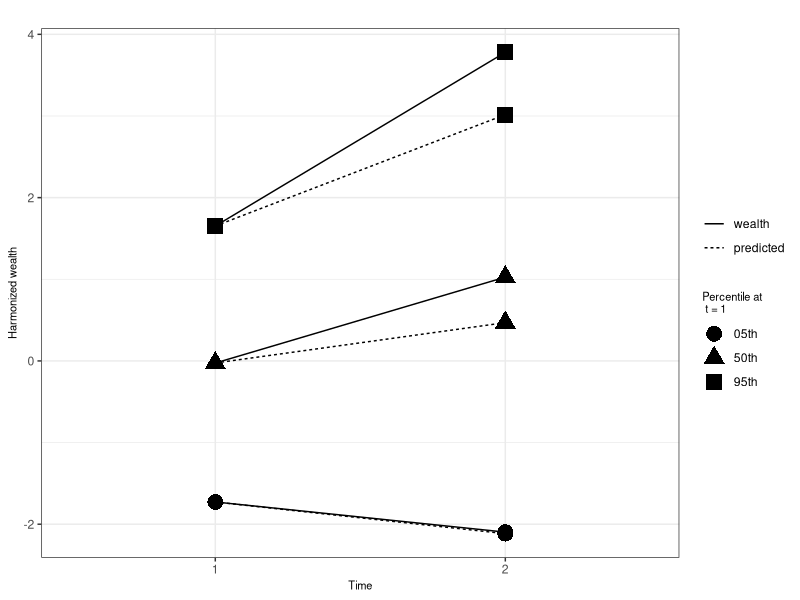
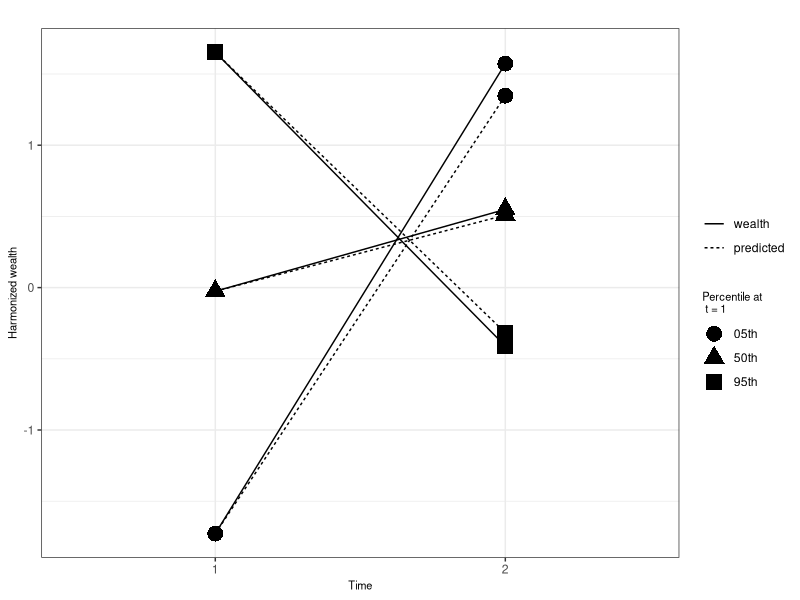
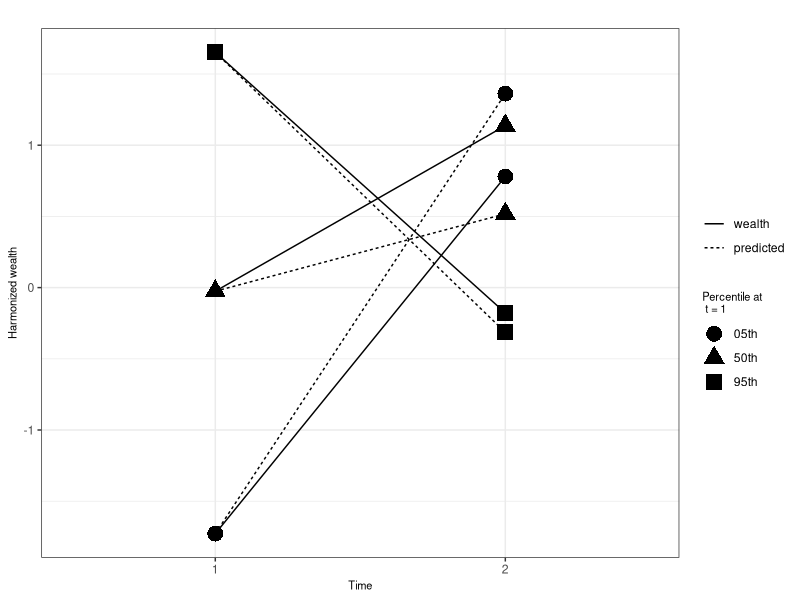
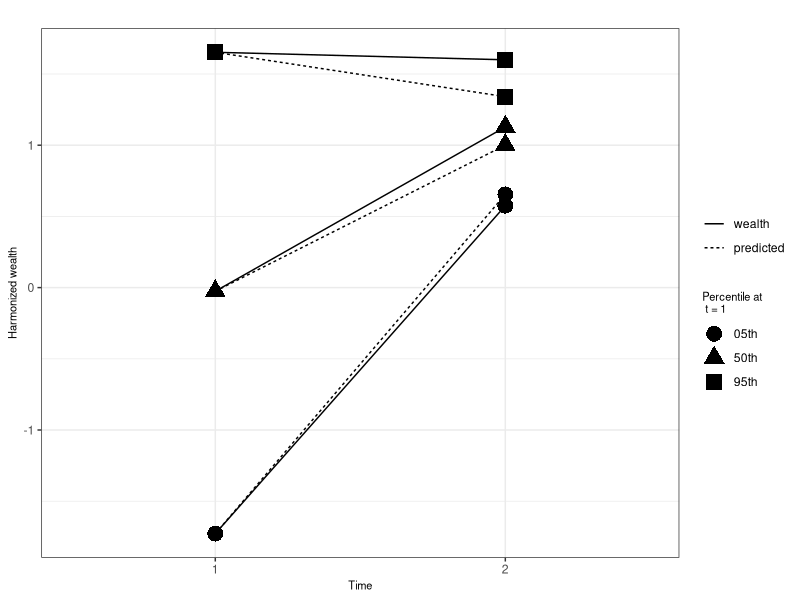
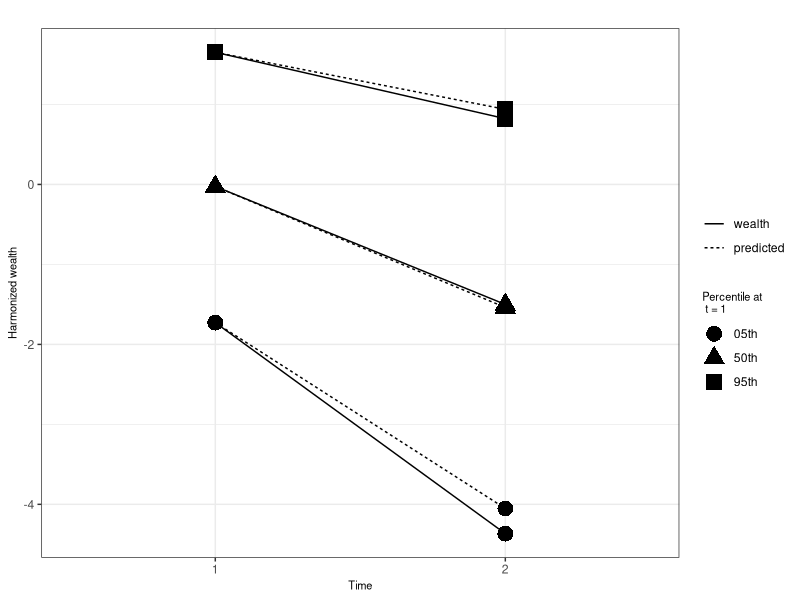
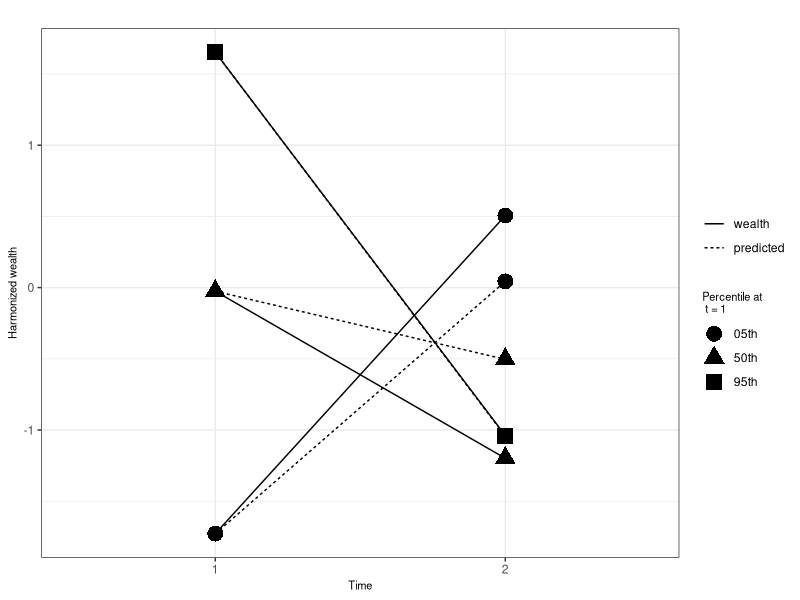
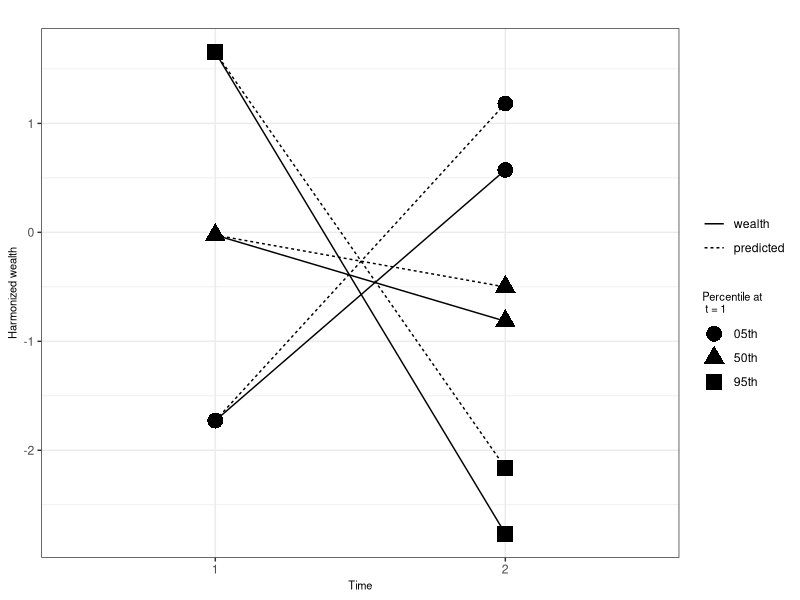
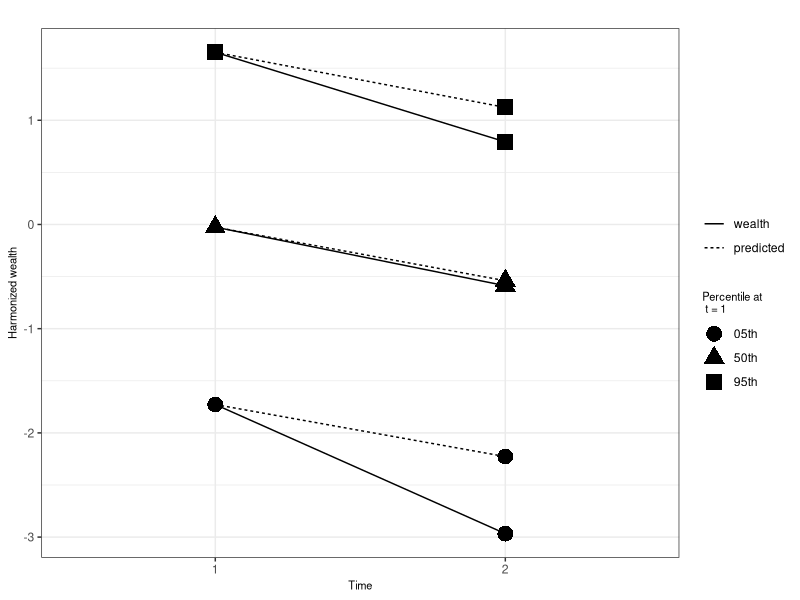

Generate these figures, in order, with R:
require(tidyverse)
require(ggpubr)
plot_conditionals <- function(t_1,t_2,title=""){
  
  c_2 = residuals(lm(t_2 ~ t_1))
  
  fig = data.frame(t_1,t_2,c_2) %>% 
    arrange(t_1) %>% 
    mutate(id = 1:nrow(.),
           p_2 = t_2 - c_2) %>% 
    .[c(50,500,950),] %>% 
    bind_rows({.} %>% 
                dplyr::select(id,t_1,t_2) %>% 
                mutate(wealth = "wealth"),
              {.} %>% 
                dplyr::select(id,t_1,p_2) %>% 
                rename(t_2 = p_2) %>% 
                mutate(wealth = "predicted")) %>% 
    
    dplyr::filter(!is.na(wealth)) %>% 
    dplyr::select(id,t_1,t_2,wealth) %>% 
    mutate(wealth = factor(wealth,levels=c("wealth","predicted")),
           id = case_when(id == 50 ~ "05th",
                       id == 500 ~ "50th",
                       id == 950 ~ "95th")) %>% 
    pivot_longer(cols=-one_of("id","wealth"),names_to="var",values_to="val") %>% 
    
    mutate(time = case_when(var == "t_1" ~ 1,
                            var == "t_2" ~ 2,
                            TRUE ~ NA_real_),
           id_wealth = paste0(as.character(id),"_",wealth)) %>% 
    mutate(time = factor(time)) %>% 
    ggplot(data=.,aes(x=time,y=val,shape=id)) +
    geom_point(size = 5) +
    geom_line(aes(group=id_wealth,linetype=wealth)) +
    theme_bw() +
    ggtitle(title) +
    theme(title = element_text(size = 8)) +
    scale_linetype_discrete(name = "") +
    scale_shape_discrete(name="Percentile at \n t = 1") +
    xlab("Time") +
    ylab("Harmonized wealth")
  
  fig %>% 
    return(.)
  
  
}


plot_ranks <- function(t_1,t_2,title=""){
  
  c_2 = residuals(lm(t_2 ~ t_1))
  fig = data.frame(t_1,t_2,c_2) %>% 
    mutate(rank_1 = rank(t_1),
           rank_2 = rank(t_2)) %>%
    mutate(rank_change = rank_2 - rank_1) %>% 
    sample_n(size=100) %>% 
    ggplot(data=.,aes(x=c_2,y=rank_change)) +
    geom_point() +
    xlab("Conditional Wealth") +
    ylab("Rank at t=2 minus Rank at t=1") +
    theme_bw() +
    scale_x_continuous(limits=c(-1,1),breaks=seq(-1,1,by=0.5))
  
  fig %>% return(.)
  
}



set.seed(5000)
w_1 = rnorm(1000,0,1)

# A  --------

w_2 = 0.5 + 1.5*w_1 + rnorm(1000,0,0.3)
plot_conditionals(w_1,w_2)

# B ##------------
w_2 = 0.5 - 0.5*w_1 + rnorm(1000,0,0.2)
plot_conditionals(w_1,w_2)

# C --------
w_2 = 0.5 - 0.5*w_1 - rnorm(1000,0,0.5)
plot_conditionals(w_1,w_2)

# D  --------
w_2 = 1.0 + 0.2*w_1 - rnorm(1000,0,0.5)
plot_conditionals(w_1,w_2)

# E ---------
w_2 = -1.5 + 1.5*w_1 + rnorm(1000,0,0.3)
plot_conditionals(w_1,w_2)

# F  --------
w_2 = -0.5 - 0.3*w_1 - rnorm(1000,0,0.5)
plot_conditionals(w_1,w_2)


# G  --------
w_2 = -0.5 - 1.0*w_1 + rnorm(1000,0,0.5)
plot_conditionals(w_1,w_2)

# H ----------
w_2 = -0.5 + 1.0*w_1 - rnorm(1000,0,0.3)
plot_conditionals(w_1,w_2)


b0 = c(-1,-0.5,-0.3,0,0.3,0.5,1)
b1 = c(-1,-0.5,0,0.5,1)
sigma = c(0.2,0.5,1)

params <- expand.grid(b0,b1,sigma) %>% 
  rename(b0 = Var1,
         b1 = Var2,
         sigma = Var3)
pdf(file = "paper/Supplementary File 2.pdf")
for (i in 1:nrow(params)){
  w_2 = params[i,]$b0 + params[i,]$b1*w_1 + rnorm(1000,0,params[i,]$sigma)
  title = paste0("S2Fig ",i,": \nExample with ",
                 "w_1 = N(0,1)",
                 "\nw_2 = ",params[i,]$b0," + ",
                 params[i,]$b1,"*w_1 + N(0,",
                 params[i,]$sigma,")",
                 "\nRatio of variance at time 2: time 1 = ",round(var(w_2),1));
  figA <- plot_conditionals(w_1,w_2,title="");
  figB <- plot_ranks(w_1,w_2)
  ggarrange(figA,figB,nrow = 1,ncol=2,labels = LETTERS[1:2]) %>% 
    annotate_figure(., top = text_grob(title, 
                                          color = "black", face = "bold", size = 12)) %>% 
    print(.)
  
  
}

dev.off()

